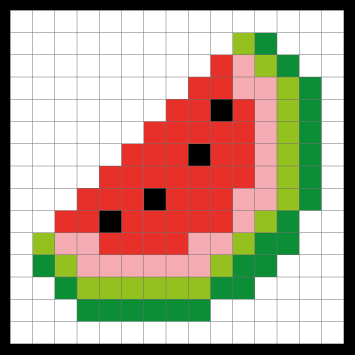
#> input picture Supplemental protocols and data/Data/Bonus Figure/Programming PA/Watermelon_exctraction_v1/water-melon.png, 355 x 355 px
$ python image_to_binary.py   (older library calls are emulated)
#> lines starting #> are read from the running program, lines starting #| are printed output that depends on the picture; after the words box and inside, x2 and y2 are one past the last pixel; in counts of white or black regions, pixels touching at a corner belong together
# -*- coding: utf-8 -*-
"""
Created on Wed Feb  2 16:49:16 2022

@author: rmish
check out: https://github.com/bycloudai/pyxelate-video
"""


import cv2
import matplotlib.pyplot as plt
import scipy.signal
import scipy.misc
import numpy as np

def rebin(arr, new_shape):
    shape = (new_shape[0], arr.shape[0] // new_shape[0],
             new_shape[1], arr.shape[1] // new_shape[1])
    return arr.reshape(shape).mean(-1).mean(1)

# read the image file
img = cv2.imread('water-melon.png', -1)
#> img is the input picture: shape (355, 355, 4); mean B, G, R, A 144.9, 164.3, 182.9, 225.4
ret, bw_img = cv2.threshold(img, 127, 255, cv2.THRESH_BINARY)
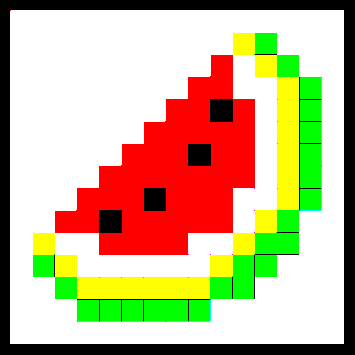
#> bw_img: shape (355, 355, 4); mean B, G, R, A 140.1, 180.4, 198.2, 225.7

# converting to its binary form
bw = cv2.threshold(img, 127, 255, cv2.THRESH_BINARY)
r1 = img[:,:,2]
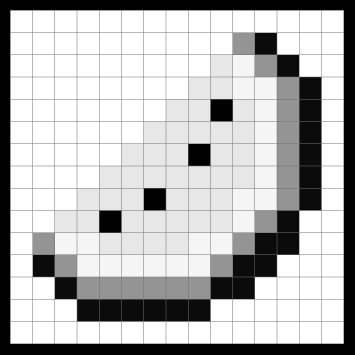
#> r1: shape (355, 355); min 0, max 255, mean 182.9
rreal = r1[9:343,9:343]>100
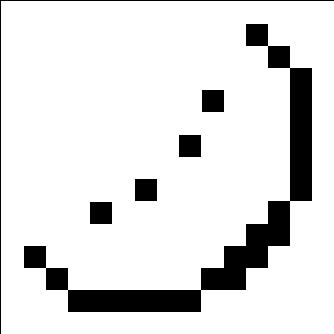
#> rreal: shape (334, 334) bool; 87.6% white; 6 black regions, box (x1, y1, x2, y2) and area: (24, 24, 312, 312) 11220, (0, 0, 334, 334) 667, (202, 90, 224, 112) 484, (179, 135, 201, 157) 484, (135, 179, 157, 201) 484, (90, 202, 112, 224) 484
r2 = rebin(rreal[2:332,2:332], (15,15))
# plt
# plt.imshow(rreal)
# plt.figure()
# plt.imshow(r2<.1)
fig, axs = plt.subplots(1, 3, figsize=(10, 3))
axs[0].imshow(r1)
axs[1].imshow(rreal)
axs[2].imshow(r2<0.5)

colors = np.load('colors.npy')
#> (reads Supplemental protocols and data/Data/Bonus Figure/Programming PA/Watermelon_exctraction_v1/colors.npy from the repository)

pink = colors[0]
dgreen = colors[2]
#> (the run stopped early here; a loop or call above may not have finished)
